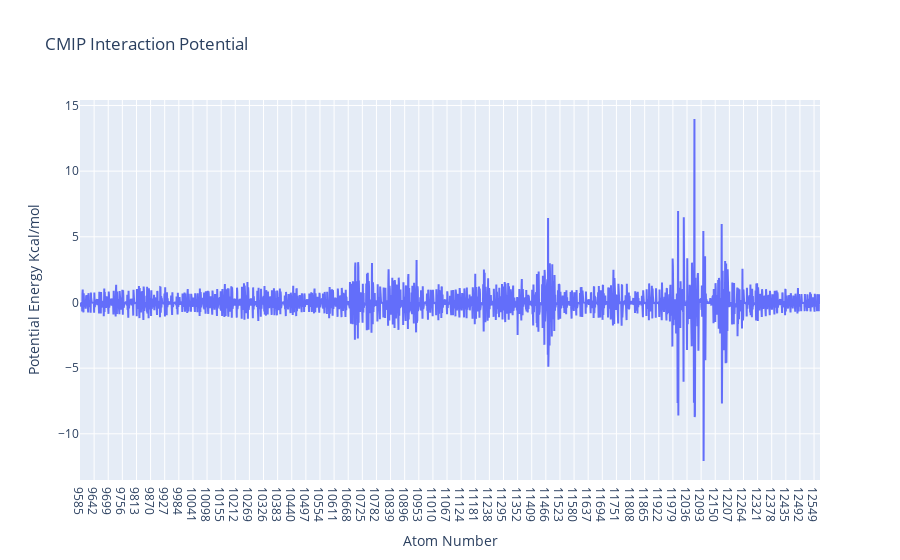

The cell this chart's notebook holds for it:
### Markdown cell above
<a id="plotRBD_atoms"></a>
### Interaction energy by atom
Visualizing the **interaction potential energies** computed by **CMIP**. The plot shows **interactions energies** (in kcal/mol, Y axis) for **each of the atoms** of the **RBD protein** (X axis).

### Code cell
import plotly
import plotly.graph_objs as go
from biobb_cmip.utils.representation import get_energies_byat

atom_list, energy_dict = get_energies_byat(RBD_byat_out, cutoff=55)

plotly.offline.init_notebook_mode(connected=True)

fig = {"data": [go.Scatter(x=atom_list, y=energy_dict['ES&VDW'])],
       "layout": go.Layout(title="CMIP Interaction Potential", 
                           xaxis=dict(title = "Atom Number"), 
                           yaxis=dict(title = "Potential Energy Kcal/mol"))}

plotly.offline.iplot(fig)

### Figure 1 — Plotly figure (JSON) as saved in the notebook; plotly's stock layout.template omitted (floating-point values rounded to 4 significant figures; data arrays with more than 128 entries replaced by an {"elided": "..."} marker saying what was removed)
{"data": [{"type": "scatter", "x": {"elided": "2989 str values"}, "y": {"elided": "2989 float values"}}], "layout": {"title": {"text": "CMIP Interaction Potential"}, "xaxis": {"title": {"text": "Atom Number"}}, "yaxis": {"title": {"text": "Potential Energy Kcal/mol"}}}}
